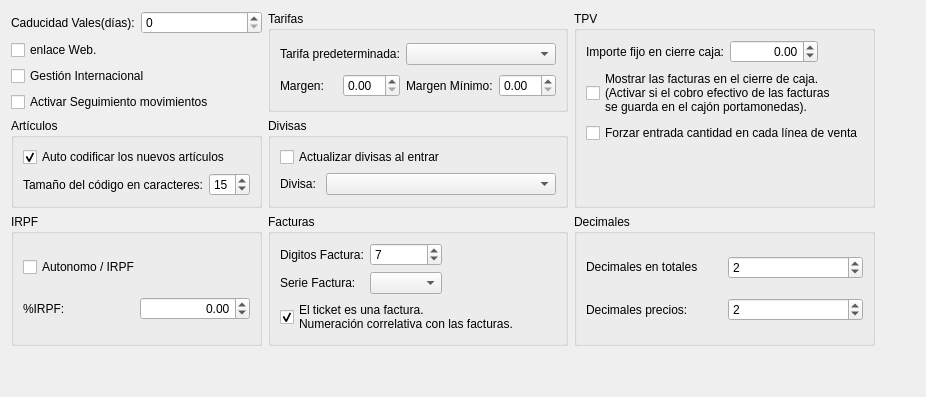
             <widget class="QWidget" name="tab_29">
              <attribute name="title">
               <string>Otros</string>
              </attribute>
              <layout class="QGridLayout" name="gridLayout_32">
               <item row="6" column="0">
                <spacer name="verticalSpacer_12">
                 <property name="orientation">
                  <enum>Qt::Vertical</enum>
                 </property>
                 <property name="sizeHint" stdset="0">
                  <size>
                   <width>20</width>
                   <height>40</height>
                  </size>
                 </property>
                </spacer>
               </item>
               <item row="0" column="1" rowspan="4">
                <widget class="QGroupBox" name="groupBox_5">
                 <property name="title">
                  <string>Tarifas</string>
                 </property>
                 <layout class="QGridLayout" name="gridLayout_20">
                  <item row="0" column="0" colspan="2">
                   <widget class="QLabel" name="label_175">
                    <property name="text">
                     <string>Tarifa predeterminada:</string>
                    </property>
                   </widget>
                  </item>
                  <item row="1" column="0">
                   <widget class="QLabel" name="label_176">
                    <property name="text">
                     <string>Margen:</string>
                    </property>
                   </widget>
                  </item>
                  <item row="1" column="1">
                   <widget class="QDoubleSpinBox" name="spinMargen_3"/>
                  </item>
                  <item row="1" column="2">
                   <widget class="QLabel" name="label_177">
                    <property name="text">
                     <string>Margen Mínimo:</string>
                    </property>
                   </widget>
                  </item>
                  <item row="1" column="3">
                   <widget class="QDoubleSpinBox" name="spinMargen_minimo_3"/>
                  </item>
                  <item row="0" column="2" colspan="2">
                   <widget class="QComboBox" name="cboTarifa_3"/>
                  </item>
                 </layout>
                </widget>
               </item>
               <item row="2" column="0">
                <widget class="QCheckBox" name="chkInternacional_3">
                 <property name="text">
                  <string>Gestión Internacional</string>
                 </property>
                </widget>
               </item>
               <item row="0" column="2" rowspan="5">
                <widget class="QGroupBox" name="groupBox_10">
                 <property name="title">
                  <string>TPV</string>
                 </property>
                 <layout class="QVBoxLayout" name="verticalLayout_6">
                  <item>
                   <layout class="QHBoxLayout" name="horizontalLayout_11">
                    <item>
                     <widget class="QLabel" name="label_83">
                      <property name="text">
                       <string>Importe fijo en cierre caja:</string>
                      </property>
                      <property name="alignment">
                       <set>Qt::AlignRight|Qt::AlignTrailing|Qt::AlignVCenter</set>
                      </property>
                     </widget>
                    </item>
                    <item>
                     <widget class="QDoubleSpinBox" name="spinImporte_abertura">
                      <property name="maximumSize">
                       <size>
                        <width>110</width>
                        <height>16777215</height>
                       </size>
                      </property>
                      <property name="alignment">
                       <set>Qt::AlignRight|Qt::AlignTrailing|Qt::AlignVCenter</set>
                      </property>
                      <property name="minimum">
                       <double>-9999999.000000000000000</double>
                      </property>
                      <property name="maximum">
                       <double>999999999.990000009536743</double>
                      </property>
                     </widget>
                    </item>
                    <item>
                     <spacer name="horizontalSpacer_12">
                      <property name="orientation">
                       <enum>Qt::Horizontal</enum>
                      </property>
                      <property name="sizeHint" stdset="0">
                       <size>
                        <width>40</width>
                        <height>20</height>
                       </size>
                      </property>
                     </spacer>
                    </item>
                   </layout>
                  </item>
                  <item>
                   <widget class="QCheckBox" name="checkMostrarfacturascierrecaja">
                    <property name="text">
                     <string>Mostrar las facturas en el cierre de caja. 
(Activar si el cobro efectivo de las facturas
se guarda en el cajón portamonedas).</string>
                    </property>
                   </widget>
                  </item>
                  <item>
                   <widget class="QCheckBox" name="checktpv_forzar_cantidad">
                    <property name="text">
                     <string>Forzar entrada cantidad en cada línea de venta</string>
                    </property>
                   </widget>
                  </item>
                  <item>
                   <spacer name="verticalSpacer_13">
                    <property name="orientation">
                     <enum>Qt::Vertical</enum>
                    </property>
                    <property name="sizeHint" stdset="0">
                     <size>
                      <width>20</width>
                      <height>40</height>
                     </size>
                    </property>
                   </spacer>
                  </item>
                 </layout>
                </widget>
               </item>
               <item row="1" column="0">
                <widget class="QCheckBox" name="chkEnlace_web_3">
                 <property name="text">
                  <string>enlace Web.</string>
                 </property>
                </widget>
               </item>
               <item row="3" column="0">
                <widget class="QCheckBox" name="chkSeguimiento_3">
                 <property name="text">
                  <string>Activar Seguimiento movimientos</string>
                 </property>
                </widget>
               </item>
               <item row="5" column="0">
                <widget class="QGroupBox" name="groupBox_7">
                 <property name="title">
                  <string>IRPF</string>
                 </property>
                 <layout class="QGridLayout" name="gridLayout_26">
                  <item row="0" column="0" colspan="2">
                   <widget class="QCheckBox" name="chkIRPF_3">
                    <property name="maximumSize">
                     <size>
                      <width>135</width>
                      <height>16777215</height>
                     </size>
                    </property>
                    <property name="text">
                     <string>Autonomo / IRPF</string>
                    </property>
                   </widget>
                  </item>
                  <item row="1" column="0">
                   <widget class="QLabel" name="label_189">
                    <property name="text">
                     <string>%IRPF:</string>
                    </property>
                   </widget>
                  </item>
                  <item row="1" column="1">
                   <widget class="QDoubleSpinBox" name="spinPorc_irpf_3">
                    <property name="alignment">
                     <set>Qt::AlignRight|Qt::AlignTrailing|Qt::AlignVCenter</set>
                    </property>
                    <property name="minimum">
                     <double>-999999.000000000000000</double>
                    </property>
                    <property name="maximum">
                     <double>9999999.000000000000000</double>
                    </property>
                   </widget>
                  </item>
                 </layout>
                </widget>
               </item>
               <item row="5" column="1">
                <widget class="QGroupBox" name="groupBox_9">
                 <property name="title">
                  <string>Facturas</string>
                 </property>
                 <layout class="QGridLayout" name="gridLayout_29">
                  <item row="1" column="0">
                   <widget class="QLabel" name="label_198">
                    <property name="text">
                     <string>Serie Factura:</string>
                    </property>
                   </widget>
                  </item>
                  <item row="1" column="1">
                   <widget class="QComboBox" name="cboSerie_Edit"/>
                  </item>
                  <item row="0" column="0">
                   <widget class="QLabel" name="label_197">
                    <property name="text">
                     <string>Digitos Factura:</string>
                    </property>
                   </widget>
                  </item>
                  <item row="0" column="1">
                   <widget class="QSpinBox" name="spinDigitos_edit">
                    <property name="minimum">
                     <number>1</number>
                    </property>
                    <property name="maximum">
                     <number>45</number>
                    </property>
                    <property name="value">
                     <number>7</number>
                    </property>
                   </widget>
                  </item>
                  <item row="0" column="2">
                   <spacer name="horizontalSpacer_10">
                    <property name="orientation">
                     <enum>Qt::Horizontal</enum>
                    </property>
                    <property name="sizeHint" stdset="0">
                     <size>
                      <width>40</width>
                      <height>20</height>
                     </size>
                    </property>
                   </spacer>
                  </item>
                  <item row="2" column="0" colspan="3">
                   <widget class="QCheckBox" name="chk_ticket_factura_3">
                    <property name="text">
                     <string>El ticket es una factura.
Numeración correlativa con las facturas.</string>
                    </property>
                    <property name="checked">
                     <bool>true</bool>
                    </property>
                   </widget>
                  </item>
                 </layout>
                </widget>
               </item>
               <item row="0" column="0">
                <layout class="QHBoxLayout" name="horizontalLayout_6">
                 <item>
                  <widget class="QLabel" name="label_186">
                   <property name="text">
                    <string>Caducidad Vales(días):</string>
                   </property>
                  </widget>
                 </item>
                 <item>
                  <widget class="QSpinBox" name="txtCaducidadvales_3">
                   <property name="maximum">
                    <number>99999999</number>
                   </property>
                  </widget>
                 </item>
                </layout>
               </item>
               <item row="4" column="0">
                <widget class="QGroupBox" name="groupBox_13">
                 <property name="title">
                  <string>Artículos</string>
                 </property>
                 <layout class="QGridLayout" name="gridLayout_25">
                  <item row="0" column="0" colspan="2">
                   <widget class="QCheckBox" name="chkAutocodificiar_3">
                    <property name="text">
                     <string>Auto codificar los nuevos artículos</string>
                    </property>
                    <property name="checked">
                     <bool>true</bool>
                    </property>
                   </widget>
                  </item>
                  <item row="1" column="0">
                   <widget class="QLabel" name="label_187">
                    <property name="sizePolicy">
                     <sizepolicy hsizetype="Preferred" vsizetype="Preferred">
                      <horstretch>0</horstretch>
                      <verstretch>0</verstretch>
                     </sizepolicy>
                    </property>
                    <property name="text">
                     <string>Tamaño del código en caracteres:</string>
                    </property>
                    <property name="alignment">
                     <set>Qt::AlignRight|Qt::AlignTrailing|Qt::AlignVCenter</set>
                    </property>
                   </widget>
                  </item>
                  <item row="1" column="1">
                   <widget class="QSpinBox" name="txttamano_codigoart_3">
                    <property name="maximumSize">
                     <size>
                      <width>60</width>
                      <height>16777215</height>
                     </size>
                    </property>
                    <property name="value">
                     <number>15</number>
                    </property>
                   </widget>
                  </item>
                 </layout>
                </widget>
               </item>
               <item row="4" column="1">
                <widget class="QGroupBox" name="groupBox_6">
                 <property name="title">
                  <string>Divisas</string>
                 </property>
                 <layout class="QGridLayout" name="gridLayout_27">
                  <item row="0" column="0" colspan="2">
                   <widget class="QCheckBox" name="chk_upate_divisas_3">
                    <property name="text">
                     <string>Actualizar divisas al entrar</string>
                    </property>
                   </widget>
                  </item>
                  <item row="1" column="0">
                   <widget class="QLabel" name="label_188">
                    <property name="sizePolicy">
                     <sizepolicy hsizetype="Maximum" vsizetype="Preferred">
                      <horstretch>0</horstretch>
                      <verstretch>0</verstretch>
                     </sizepolicy>
                    </property>
                    <property name="text">
                     <string>Divisa: </string>
                    </property>
                   </widget>
                  </item>
                  <item row="1" column="1">
                   <widget class="QComboBox" name="cboDivisas_3"/>
                  </item>
                 </layout>
                </widget>
               </item>
               <item row="5" column="2">
                <widget class="QGroupBox" name="groupBox_8">
                 <property name="title">
                  <string>Decimales</string>
                 </property>
                 <layout class="QGridLayout" name="gridLayout_28">
                  <item row="0" column="0">
                   <widget class="QLabel" name="label_221">
                    <property name="sizePolicy">
                     <sizepolicy hsizetype="Preferred" vsizetype="Fixed">
                      <horstretch>0</horstretch>
                      <verstretch>0</verstretch>
                     </sizepolicy>
                    </property>
                    <property name="text">
                     <string>Decimales en totales</string>
                    </property>
                   </widget>
                  </item>
                  <item row="0" column="1">
                   <widget class="QSpinBox" name="spinDecimales_2">
                    <property name="value">
                     <number>2</number>
                    </property>
                   </widget>
                  </item>
                  <item row="1" column="0">
                   <widget class="QLabel" name="label_82">
                    <property name="text">
                     <string>Decimales precios:</string>
                    </property>
                   </widget>
                  </item>
                  <item row="1" column="1">
                   <widget class="QSpinBox" name="spinDecimales_precios_2">
                    <property name="value">
                     <number>2</number>
                    </property>
                   </widget>
                  </item>
                 </layout>
                </widget>
               </item>
               <item row="0" column="3">
                <spacer name="horizontalSpacer_18">
                 <property name="orientation">
                  <enum>Qt::Horizontal</enum>
                 </property>
                 <property name="sizeHint" stdset="0">
                  <size>
                   <width>40</width>
                   <height>20</height>
                  </size>
                 </property>
                </spacer>
               </item>
              </layout>
             </widget>
